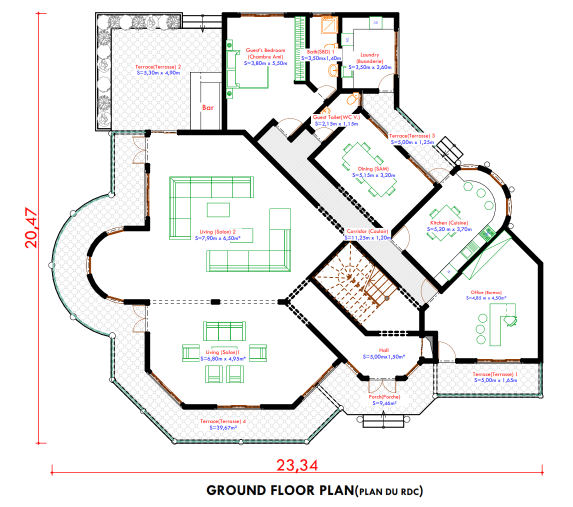
#> input picture catalogue_a3/plans/D4-001-1.png, 1145 x 1013 px (shown at 1/2 size)
$ python -i motion_e.py   (imports and definitions only)
#> lines starting #> are read from the running program, lines starting #| are printed output that depends on the picture
#> further down, picture is the input picture: PIL image 1145x1013 P; mean R, G, B 235.6, 235.1, 234.1
"""Pub vidéo E : clips animés (720x1280, 30 i/s)."""
import sys, math, subprocess, random
sys.path.insert(0, '/tmp/claude-0/-home-user/6c90d4e0-3fe0-5e06-8109-0705ee73adcb/scratchpad/scripts')
import motion as M
from motion import F, ease, pop, ctext, rrect, paste_scaled, cover, W, H, FPS, BLACK, BOLD, GOLD, ORANGE, WHITE, TEAL_XDK
from PIL import Image, ImageDraw, ImageFilter
E = '/tmp/claude-0/-home-user/6c90d4e0-3fe0-5e06-8109-0705ee73adcb/scratchpad/pubE/'
V = M.D

# [50 lines left out: functions frames, write, zoom, slam, pill, not called in this run]

def vignette(im, a=110):
#> called with a = 110
    v = Image.new('L', (W, H), 0); d = ImageDraw.Draw(v)
#> after `v = Image.new('L', (W, H), 0)`: v: PIL image 720x1280 L; every value is 0
    d.rectangle((0, 0, W, 330), fill=a)
    v = v.filter(ImageFilter.GaussianBlur(80))
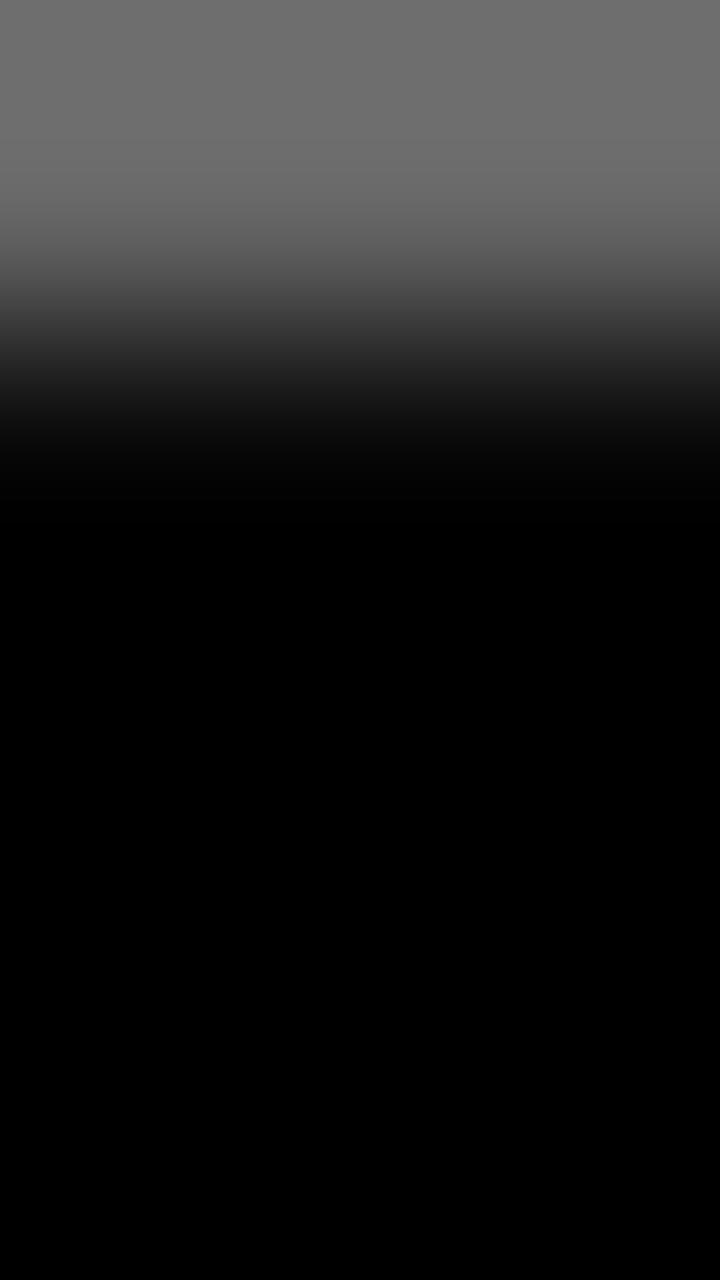
#> v: PIL image 720x1280 L; min 0, max 110, mean 28.4
    dark = Image.new('RGB', (W, H), (0, 0, 0))
#> dark: PIL image 720x1280 RGB; every value is 0
    return Image.composite(dark, im.convert('RGB'), v)
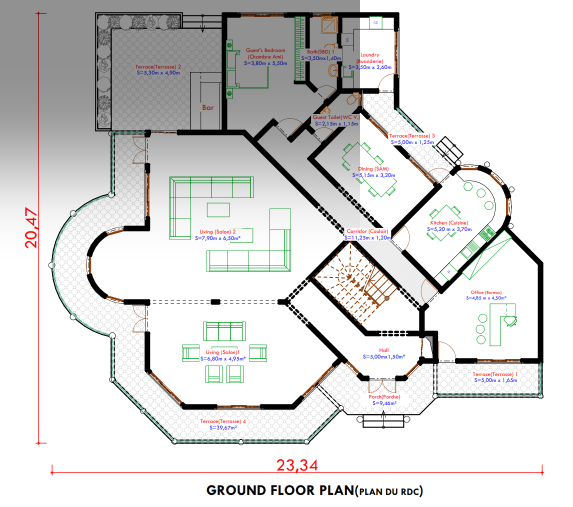
#> returned value: PIL image 1145x1013 RGB (shown at 1/2 size); mean R, G, B 215.2, 214.8, 213.9

# ---- 1. hook : brouette de billets (0 -> 1.35) ----
# [68 lines left out: functions hook1, hook2, hook3, cent, not called in this run]

# ---- 5. devis (8.95 -> 11.65) ----
def devis():
    fr = frames(V + 'M_devis.mp4', 0.0, 2.7)
    write('05_devis', fr)

# ---- 6. famille (11.65 -> 13.95) ----
# [35 lines left out: functions famille, phone, not called in this run]

# ---- 8. prix (17.55 -> 19.65) ----
def prix():
    out = [M.prix(i / FPS, 1.5) for i in range(int(1.5 * FPS))]
    write('08_prix', out)

# ---- 9. rappel du hook : brouette de billets vs 1 brouette (19.65 -> 21.65) ----
# [89 lines left out: functions callback, garantie, cta, compare, not called in this run]

def cover_img(im, w, h, cy=0.5):
    s = max(w / im.width, h / im.height); r = im.resize((int(im.width * s) + 1, int(im.height * s) + 1), Image.LANCZOS)
    x = (r.width - w) // 2; y = int((r.height - h) * cy); return r.crop((x, y, x + w, y + h))

# [26 lines left out: function cta2, not called in this run]

# [3 lines not run here, left out]

>>> from PIL import Image
>>> picture = Image.open('../../../catalogue_a3/plans/D4-001-1.png')
>>> result = vignette(picture)

$ run again, on catalogue_a3/plans/D4-003-1.png
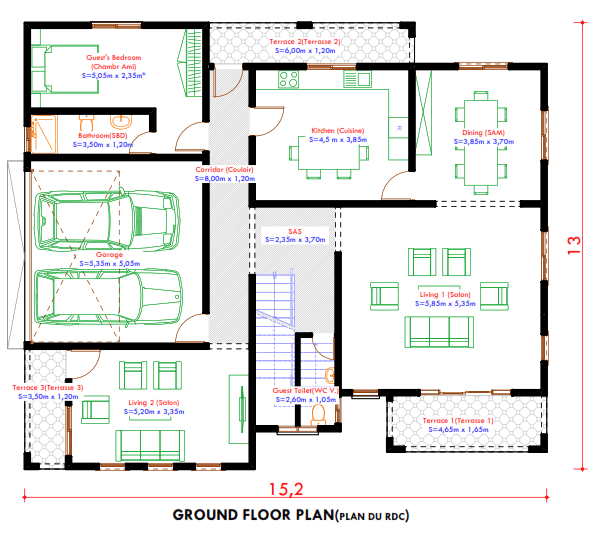
#> input picture catalogue_a3/plans/D4-003-1.png, 603 x 536 px
#> picture is the input picture: PIL image 603x536 P; mean R, G, B 228, 228.7, 226.5
#> dark: PIL image 720x1280 RGB; every value is 0
#> in vignette, `return Image.composite(dark, im.convert('RGB'), v)`:
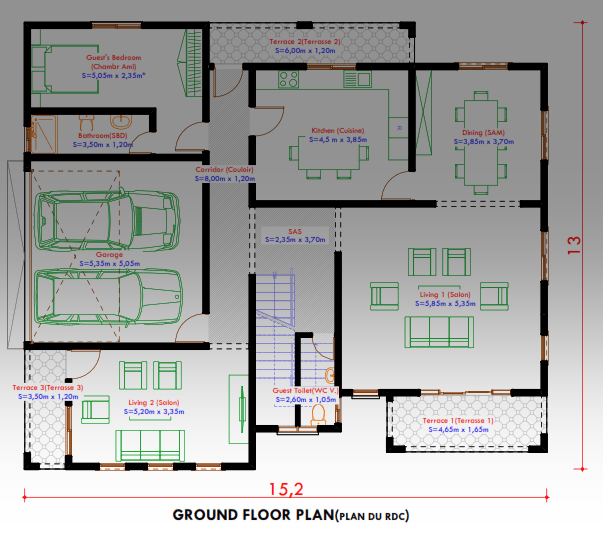
#> returned value: PIL image 603x536 RGB; mean R, G, B 168, 168.3, 166.8

$ run again, on catalogue_a3/plans/D4-003-2.png
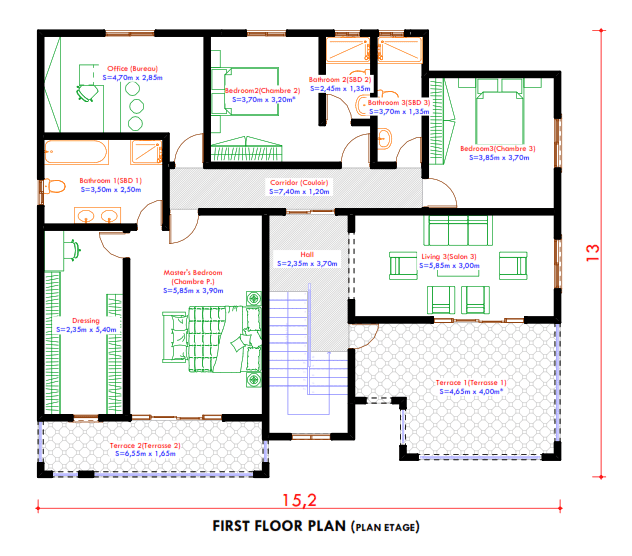
#> input picture catalogue_a3/plans/D4-003-2.png, 632 x 556 px
#> picture is the input picture: PIL image 632x556 P; mean R, G, B 229.3, 229.1, 227.8
#> dark: PIL image 720x1280 RGB; every value is 0
#> in vignette, `return Image.composite(dark, im.convert('RGB'), v)`:
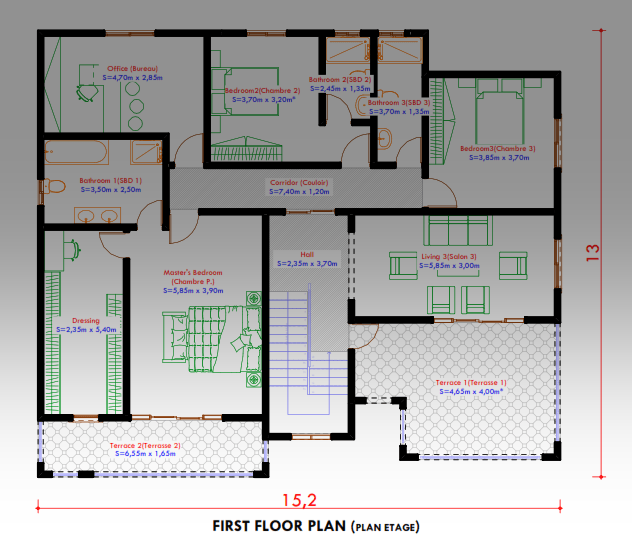
#> returned value: PIL image 632x556 RGB; mean R, G, B 171.5, 171.3, 170.6

$ run again, on catalogue_a3/plans/D4-004-2.jpg
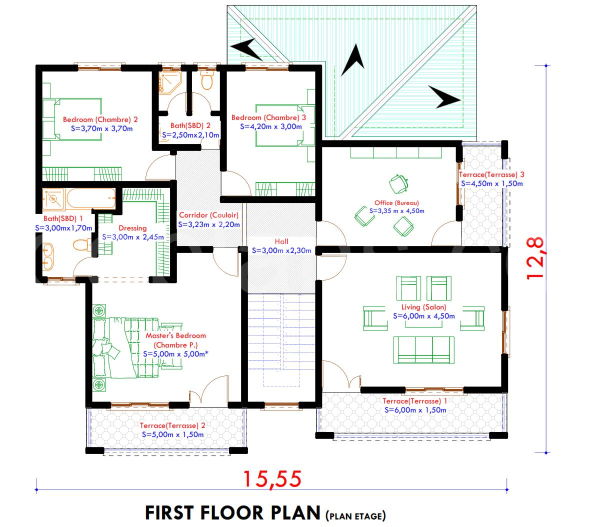
#> input picture catalogue_a3/plans/D4-004-2.jpg, 1194 x 1054 px (shown at 1/2 size)
#> picture is the input picture: PIL image 1194x1054 RGB; mean R, G, B 232.1, 233.2, 232.4
#> dark: PIL image 720x1280 RGB; every value is 0
#> in vignette, `return Image.composite(dark, im.convert('RGB'), v)`:
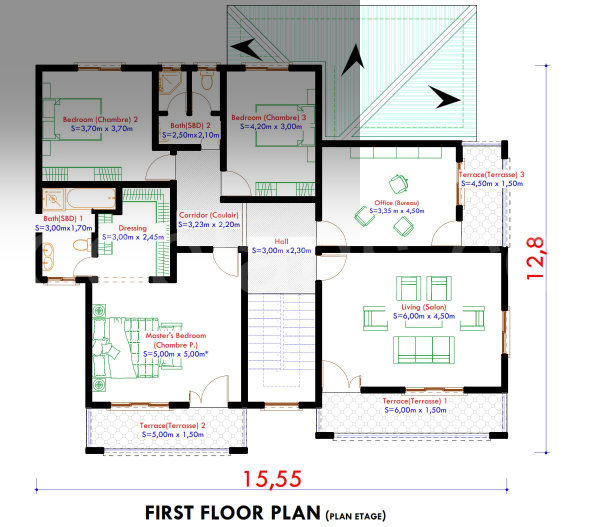
#> returned value: PIL image 1194x1054 RGB (shown at 1/2 size); mean R, G, B 213.8, 214.7, 214.1
